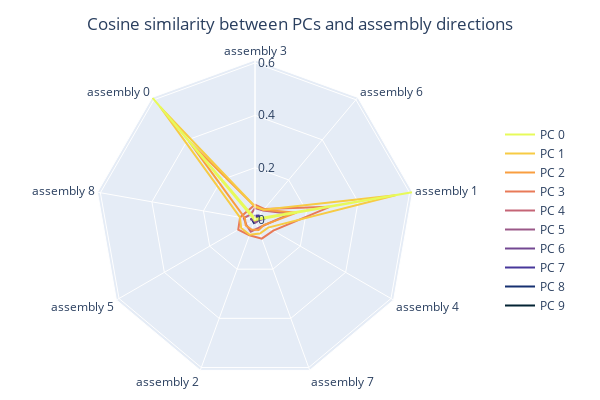
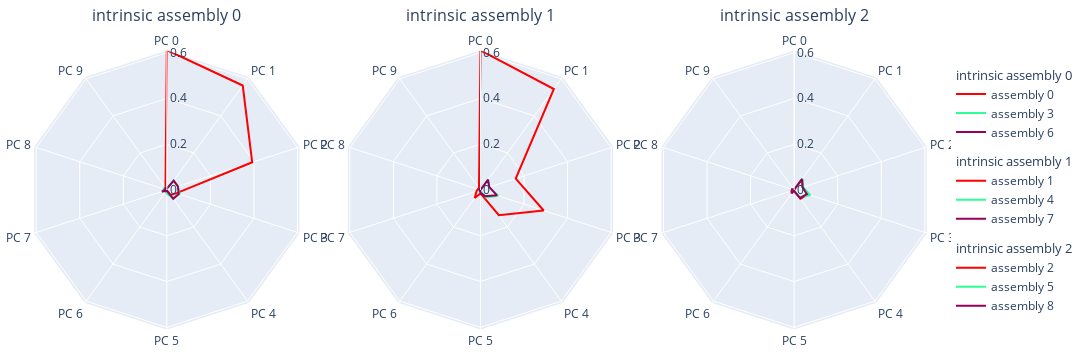

The cell these charts' notebook holds for them, in order:
### Code cell
assy_names_radar = assy_names_disp + [assy_names_disp[0]]
PC_names_radar = [f'PC {i:d}' for i in range(n_components)]
PC_names_radar = PC_names_radar + [PC_names_radar[0]]
PC_idx_radar = list(range(n_components)) + [0]
cmap = px.colors.sample_colorscale('thermal', np.linspace(0, 1, n_components))[::-1]
if isdivision:
    cmap2 = px.colors.sample_colorscale('Rainbow', np.linspace(0, 1, \
        max(len(ids) for ids in assy_div.values())))[::-1]
else:
    cmap2 = px.colors.sample_colorscale('Rainbow', np.linspace(0, 1, n_assy))[::-1]
rotation = 130 if isdivision else 90
maxcos = cosvec[assy_names_disp].values.max()

fig = go.Figure()
for i in range(n_components)[::-1]:
    fig.add_trace(go.Scatterpolar(
        name=PC_names_radar[i], r=cosvec.loc[i, assy_names_radar],
        theta=assy_names_radar, mode='lines', line_color=cmap[i]
    ))
fig.update_polars(
    gridshape = 'linear',
    angularaxis = dict(rotation=rotation, direction="clockwise"),
    radialaxis = dict(angle=90, tickangle=90, nticks=4, range=(0, maxcos))
)
fig.update_layout(
    width=600, height=400, margin=dict(l=10, r=100, t=60, b=20),
    title = dict(text='Cosine similarity between PCs and assembly directions', x=0.5),
    legend = dict(traceorder='reversed', xanchor='left', x=1.0, y=0.5)
)
fig.show()

if isdivision:
    n_int_assy = len(assy_div)
    fig = make_subplots(
        rows=1, cols=n_int_assy, specs=[[{'type': 'polar'}] * n_int_assy],
        subplot_titles=[f'intrinsic assembly {a:d}' for a in assy_div],
        horizontal_spacing=0.0
    )
    for i, ids in enumerate(assy_div.values()):
        for j in range(len(ids)):
            fig.add_trace(go.Scatterpolar(name=assy_names[ids[j]],
                r=cosvec.loc[PC_idx_radar, assy_names[ids[j]]],
                theta=PC_names_radar, mode='lines', line_color=cmap2[j],
                legendgroup=i, legendgrouptitle_text=f'intrinsic assembly {i:d}'
            ), row=1, col=i + 1)
    fig.update_layout(width=1200, height=360, margin=dict(l=10, r=120, t=50, b=30))
    for annotation in fig['layout']['annotations']: 
        annotation['y'] = 1.08
else:
    fig = go.Figure()
    for i in range(n_assy):
        fig.add_trace(go.Scatterpolar(name=assy_names_disp[i],
            r=cosvec.loc[PC_idx_radar, assy_names_disp[i]],
            theta=PC_names_radar, mode='lines', line_color=cmap2[i]
        ))
    fig.update_layout(width=600, height=400, margin=dict(l=10, r=100, t=40, b=40))
fig.update_polars(
    gridshape = 'linear',
    angularaxis = dict(rotation=90, direction="clockwise"),
    radialaxis = dict(angle=90, tickangle=90, nticks=4, range=(0, maxcos))
)
fig.update_layout(legend=dict(xanchor='left', x=1.0, y=0.5))
fig.show()

print("Alignment (cosine similarity) between PCs and assembly directions")
with pd.option_context('display.float_format', '{:.3f}'.format):
    display(cosvec)

### Figure 1 — Plotly figure (JSON) as saved in the notebook; plotly's stock layout.template omitted (floating-point values rounded to 4 significant figures)
{"data": [{"line": {"color": "rgb(3, 35, 51)"}, "mode": "lines", "name": "PC 9", "r": [0.01004, 0.01303, 0.01322, 0.01136, 0.009918, 0.00868, 0.004918, 0.005669, 0.003002, 0.01004], "theta": ["assembly 0", "assembly 3", "assembly 6", "assembly 1", "assembly 4", "assembly 7", "assembly 2", "assembly 5", "assembly 8", "assembly 0"], "type": "scatterpolar"}, {"line": {"color": "rgb(22, 48, 112)"}, "mode": "lines", "name": "PC 8", "r": [0.007209, 0.01571, 0.006802, 0.01163, 0.002136, 0.006452, 0.01189, 0.009287, 0.009337, 0.007209], "theta": ["assembly 0", "assembly 3", "assembly 6", "assembly 1", "assembly 4", "assembly 7", "assembly 2", "assembly 5", "assembly 8", "assembly 0"], "type": "scatterpolar"}, {"line": {"color": "rgb(71, 55, 154)"}, "mode": "lines", "name": "PC 7", "r": [0.00694, 0.0164, 0.02254, 0.01834, 0.003306, 0.001751, 0.006888, 0.0007594, 0.01238, 0.00694], "theta": ["assembly 0", "assembly 3", "assembly 6", "assembly 1", "assembly 4", "assembly 7", "assembly 2", "assembly 5", "assembly 8", "assembly 0"], "type": "scatterpolar"}, {"line": {"color": "rgb(115, 72, 146)"}, "mode": "lines", "name": "PC 6", "r": [0.007259, 0.003146, 0.005231, 0.04299, 0.006963, 0.003948, 0.00462, 0.00451, 0.01835, 0.007259], "theta": ["assembly 0", "assembly 3", "assembly 6", "assembly 1", "assembly 4", "assembly 7", "assembly 2", "assembly 5", "assembly 8", "assembly 0"], "type": "scatterpolar"}, {"line": {"color": "rgb(154, 88, 136)"}, "mode": "lines", "name": "PC 5", "r": [0.0003193, 0.01563, 0.003252, 0.01493, 0.005779, 0.01222, 0.005474, 0.003706, 0.003991, 0.0003193], "theta": ["assembly 0", "assembly 3", "assembly 6", "assembly 1", "assembly 4", "assembly 7", "assembly 2", "assembly 5", "assembly 8", "assembly 0"], "type": "scatterpolar"}, {"line": {"color": "rgb(197, 101, 118)"}, "mode": "lines", "name": "PC 4", "r": [0.027, 0.04528, 0.04774, 0.1364, 0.04034, 0.03331, 0.04751, 0.03772, 0.04375, 0.027], "theta": ["assembly 0", "assembly 3", "assembly 6", "assembly 1", "assembly 4", "assembly 7", "assembly 2", "assembly 5", "assembly 8", "assembly 0"], "type": "scatterpolar"}, {"line": {"color": "rgb(232, 122, 88)"}, "mode": "lines", "name": "PC 3", "r": [0.04484, 0.05833, 0.05476, 0.2901, 0.0809, 0.07568, 0.06223, 0.07388, 0.05782, 0.04484], "theta": ["assembly 0", "assembly 3", "assembly 6", "assembly 1", "assembly 4", "assembly 7", "assembly 2", "assembly 5", "assembly 8", "assembly 0"], "type": "scatterpolar"}, {"line": {"color": "rgb(249, 158, 64)"}, "mode": "lines", "name": "PC 2", "r": [0.3921, 0.0515, 0.05072, 0.1619, 0.03876, 0.04074, 0.03848, 0.04118, 0.03888, 0.3921], "theta": ["assembly 0", "assembly 3", "assembly 6", "assembly 1", "assembly 4", "assembly 7", "assembly 2", "assembly 5", "assembly 8", "assembly 0"], "type": "scatterpolar"}, {"line": {"color": "rgb(247, 203, 68)"}, "mode": "lines", "name": "PC 1", "r": [0.564, 0.05135, 0.05087, 0.5452, 0.05806, 0.05506, 0.05975, 0.06104, 0.05827, 0.564], "theta": ["assembly 0", "assembly 3", "assembly 6", "assembly 1", "assembly 4", "assembly 7", "assembly 2", "assembly 5", "assembly 8", "assembly 0"], "type": "scatterpolar"}, {"line": {"color": "rgb(231, 250, 90)"}, "mode": "lines", "name": "PC 0", "r": [0.6114, 0.005875, 0.006343, 0.6097, 0.001067, 0.0007846, 0.002022, 0.002461, 0.002117, 0.6114], "theta": ["assembly 0", "assembly 3", "assembly 6", "assembly 1", "assembly 4", "assembly 7", "assembly 2", "assembly 5", "assembly 8", "assembly 0"], "type": "scatterpolar"}], "layout": {"height": 400, "legend": {"traceorder": "reversed", "x": 1, "xanchor": "left", "y": 0.5}, "margin": {"b": 20, "l": 10, "r": 100, "t": 60}, "polar": {"angularaxis": {"direction": "clockwise", "rotation": 130}, "gridshape": "linear", "radialaxis": {"angle": 90, "nticks": 4, "range": [0, 0.6114], "tickangle": 90}}, "title": {"text": "Cosine similarity between PCs and assembly directions", "x": 0.5}, "width": 600}}

### Figure 2 — Plotly figure (JSON) as saved in the notebook; plotly's stock layout.template omitted (floating-point values rounded to 4 significant figures)
{"data": [{"legendgroup": "0", "legendgrouptitle": {"text": "intrinsic assembly 0"}, "line": {"color": "rgb(255, 0, 0)"}, "mode": "lines", "name": "assembly 0", "r": [0.6114, 0.564, 0.3921, 0.04484, 0.027, 0.0003193, 0.007259, 0.00694, 0.007209, 0.01004, 0.6114], "subplot": "polar", "theta": ["PC 0", "PC 1", "PC 2", "PC 3", "PC 4", "PC 5", "PC 6", "PC 7", "PC 8", "PC 9", "PC 0"], "type": "scatterpolar"}, {"legendgroup": "0", "legendgrouptitle": {"text": "intrinsic assembly 0"}, "line": {"color": "rgb(44, 255, 150)"}, "mode": "lines", "name": "assembly 3", "r": [0.005875, 0.05135, 0.0515, 0.05833, 0.04528, 0.01563, 0.003146, 0.0164, 0.01571, 0.01303, 0.005875], "subplot": "polar", "theta": ["PC 0", "PC 1", "PC 2", "PC 3", "PC 4", "PC 5", "PC 6", "PC 7", "PC 8", "PC 9", "PC 0"], "type": "scatterpolar"}, {"legendgroup": "0", "legendgrouptitle": {"text": "intrinsic assembly 0"}, "line": {"color": "rgb(150, 0, 90)"}, "mode": "lines", "name": "assembly 6", "r": [0.006343, 0.05087, 0.05072, 0.05476, 0.04774, 0.003252, 0.005231, 0.02254, 0.006802, 0.01322, 0.006343], "subplot": "polar", "theta": ["PC 0", "PC 1", "PC 2", "PC 3", "PC 4", "PC 5", "PC 6", "PC 7", "PC 8", "PC 9", "PC 0"], "type": "scatterpolar"}, {"legendgroup": "1", "legendgrouptitle": {"text": "intrinsic assembly 1"}, "line": {"color": "rgb(255, 0, 0)"}, "mode": "lines", "name": "assembly 1", "r": [0.6097, 0.5452, 0.1619, 0.2901, 0.1364, 0.01493, 0.04299, 0.01834, 0.01163, 0.01136, 0.6097], "subplot": "polar2", "theta": ["PC 0", "PC 1", "PC 2", "PC 3", "PC 4", "PC 5", "PC 6", "PC 7", "PC 8", "PC 9", "PC 0"], "type": "scatterpolar"}, {"legendgroup": "1", "legendgrouptitle": {"text": "intrinsic assembly 1"}, "line": {"color": "rgb(44, 255, 150)"}, "mode": "lines", "name": "assembly 4", "r": [0.001067, 0.05806, 0.03876, 0.0809, 0.04034, 0.005779, 0.006963, 0.003306, 0.002136, 0.009918, 0.001067], "subplot": "polar2", "theta": ["PC 0", "PC 1", "PC 2", "PC 3", "PC 4", "PC 5", "PC 6", "PC 7", "PC 8", "PC 9", "PC 0"], "type": "scatterpolar"}, {"legendgroup": "1", "legendgrouptitle": {"text": "intrinsic assembly 1"}, "line": {"color": "rgb(150, 0, 90)"}, "mode": "lines", "name": "assembly 7", "r": [0.0007846, 0.05506, 0.04074, 0.07568, 0.03331, 0.01222, 0.003948, 0.001751, 0.006452, 0.00868, 0.0007846], "subplot": "polar2", "theta": ["PC 0", "PC 1", "PC 2", "PC 3", "PC 4", "PC 5", "PC 6", "PC 7", "PC 8", "PC 9", "PC 0"], "type": "scatterpolar"}, {"legendgroup": "2", "legendgrouptitle": {"text": "intrinsic assembly 2"}, "line": {"color": "rgb(255, 0, 0)"}, "mode": "lines", "name": "assembly 2", "r": [0.002022, 0.05975, 0.03848, 0.06223, 0.04751, 0.005474, 0.00462, 0.006888, 0.01189, 0.004918, 0.002022], "subplot": "polar3", "theta": ["PC 0", "PC 1", "PC 2", "PC 3", "PC 4", "PC 5", "PC 6", "PC 7", "PC 8", "PC 9", "PC 0"], "type": "scatterpolar"}, {"legendgroup": "2", "legendgrouptitle": {"text": "intrinsic assembly 2"}, "line": {"color": "rgb(44, 255, 150)"}, "mode": "lines", "name": "assembly 5", "r": [0.002461, 0.06104, 0.04118, 0.07388, 0.03772, 0.003706, 0.00451, 0.0007594, 0.009287, 0.005669, 0.002461], "subplot": "polar3", "theta": ["PC 0", "PC 1", "PC 2", "PC 3", "PC 4", "PC 5", "PC 6", "PC 7", "PC 8", "PC 9", "PC 0"], "type": "scatterpolar"}, {"legendgroup": "2", "legendgrouptitle": {"text": "intrinsic assembly 2"}, "line": {"color": "rgb(150, 0, 90)"}, "mode": "lines", "name": "assembly 8", "r": [0.002117, 0.05827, 0.03888, 0.05782, 0.04375, 0.003991, 0.01835, 0.01238, 0.009337, 0.003002, 0.002117], "subplot": "polar3", "theta": ["PC 0", "PC 1", "PC 2", "PC 3", "PC 4", "PC 5", "PC 6", "PC 7", "PC 8", "PC 9", "PC 0"], "type": "scatterpolar"}], "layout": {"annotations": [{"font": {"size": 16}, "showarrow": false, "text": "intrinsic assembly 0", "x": 0.1667, "xanchor": "center", "xref": "paper", "y": 1.08, "yanchor": "bottom", "yref": "paper"}, {"font": {"size": 16}, "showarrow": false, "text": "intrinsic assembly 1", "x": 0.5, "xanchor": "center", "xref": "paper", "y": 1.08, "yanchor": "bottom", "yref": "paper"}, {"font": {"size": 16}, "showarrow": false, "text": "intrinsic assembly 2", "x": 0.8333, "xanchor": "center", "xref": "paper", "y": 1.08, "yanchor": "bottom", "yref": "paper"}], "height": 360, "legend": {"x": 1, "xanchor": "left", "y": 0.5}, "margin": {"b": 30, "l": 10, "r": 120, "t": 50}, "polar": {"angularaxis": {"direction": "clockwise", "rotation": 90}, "domain": {"x": [0, 0.3333], "y": [0, 1]}, "gridshape": "linear", "radialaxis": {"angle": 90, "nticks": 4, "range": [0, 0.6114], "tickangle": 90}}, "polar2": {"angularaxis": {"direction": "clockwise", "rotation": 90}, "domain": {"x": [0.3333, 0.6667], "y": [0, 1]}, "gridshape": "linear", "radialaxis": {"angle": 90, "nticks": 4, "range": [0, 0.6114], "tickangle": 90}}, "polar3": {"angularaxis": {"direction": "clockwise", "rotation": 90}, "domain": {"x": [0.6667, 1], "y": [0, 1]}, "gridshape": "linear", "radialaxis": {"angle": 90, "nticks": 4, "range": [0, 0.6114], "tickangle": 90}}, "width": 1200}}
